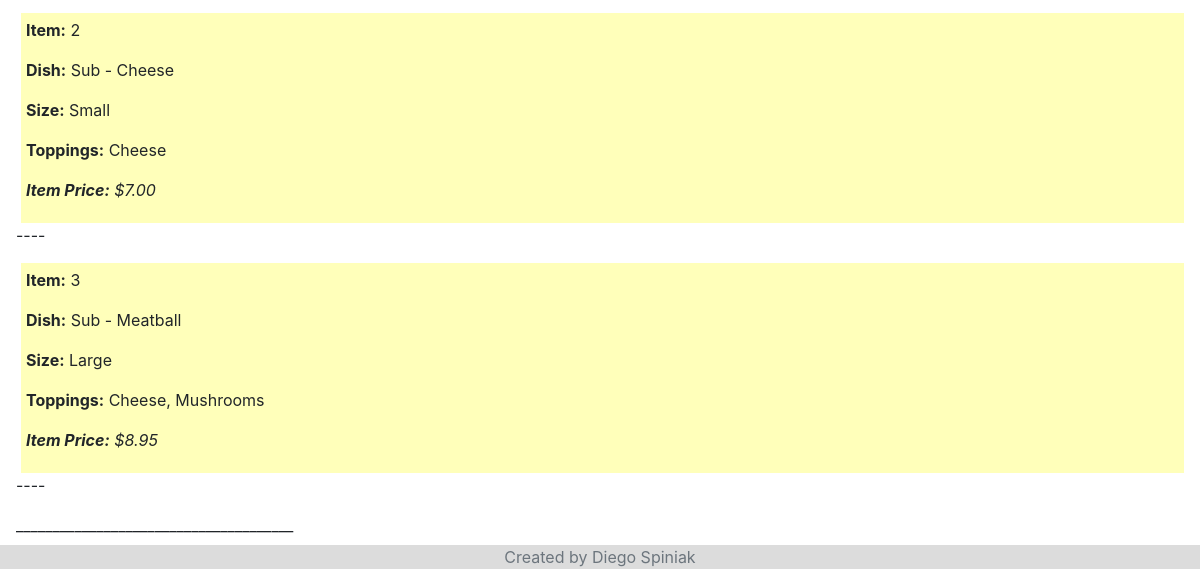
Before: /users_orders (signed in, lower part) with the older database file.
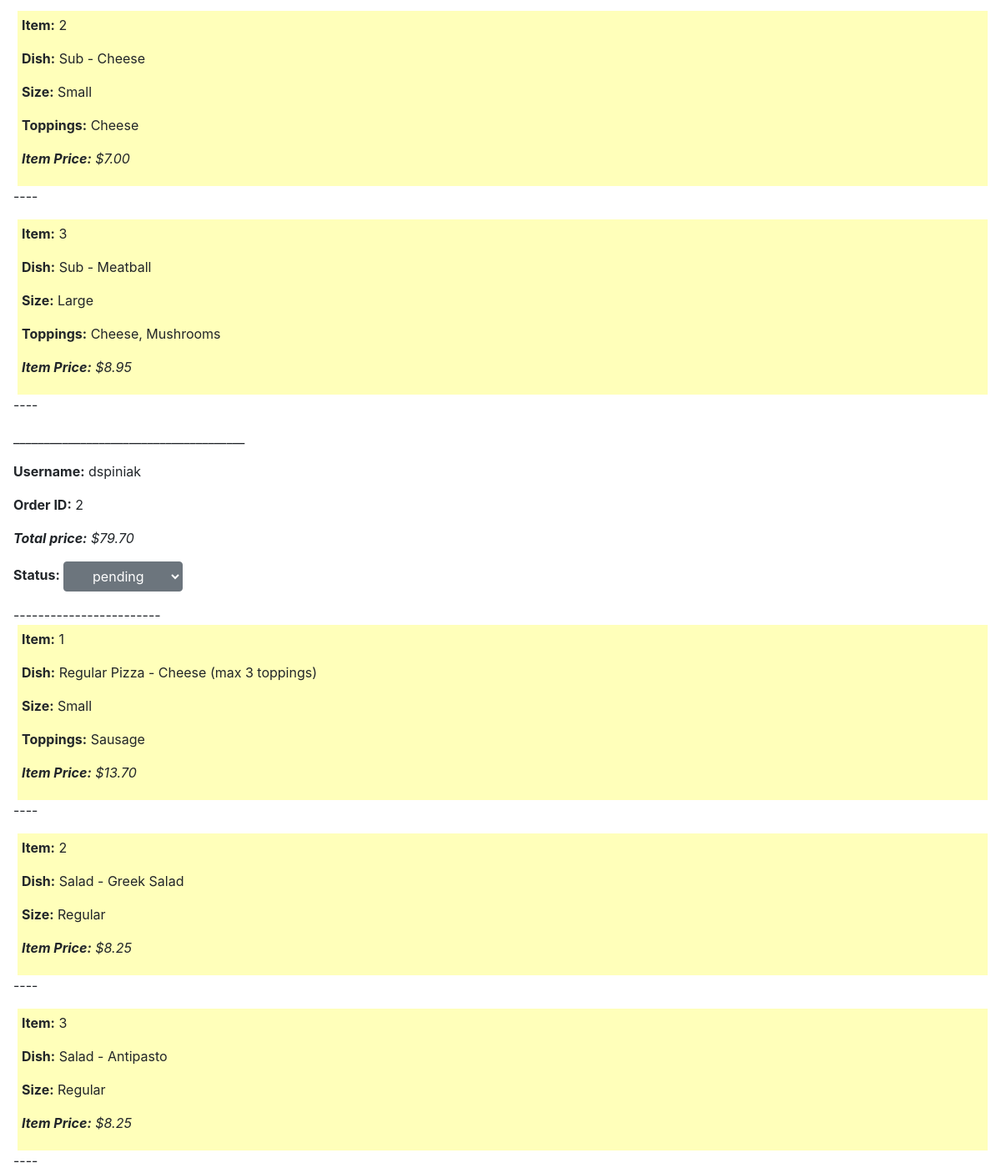
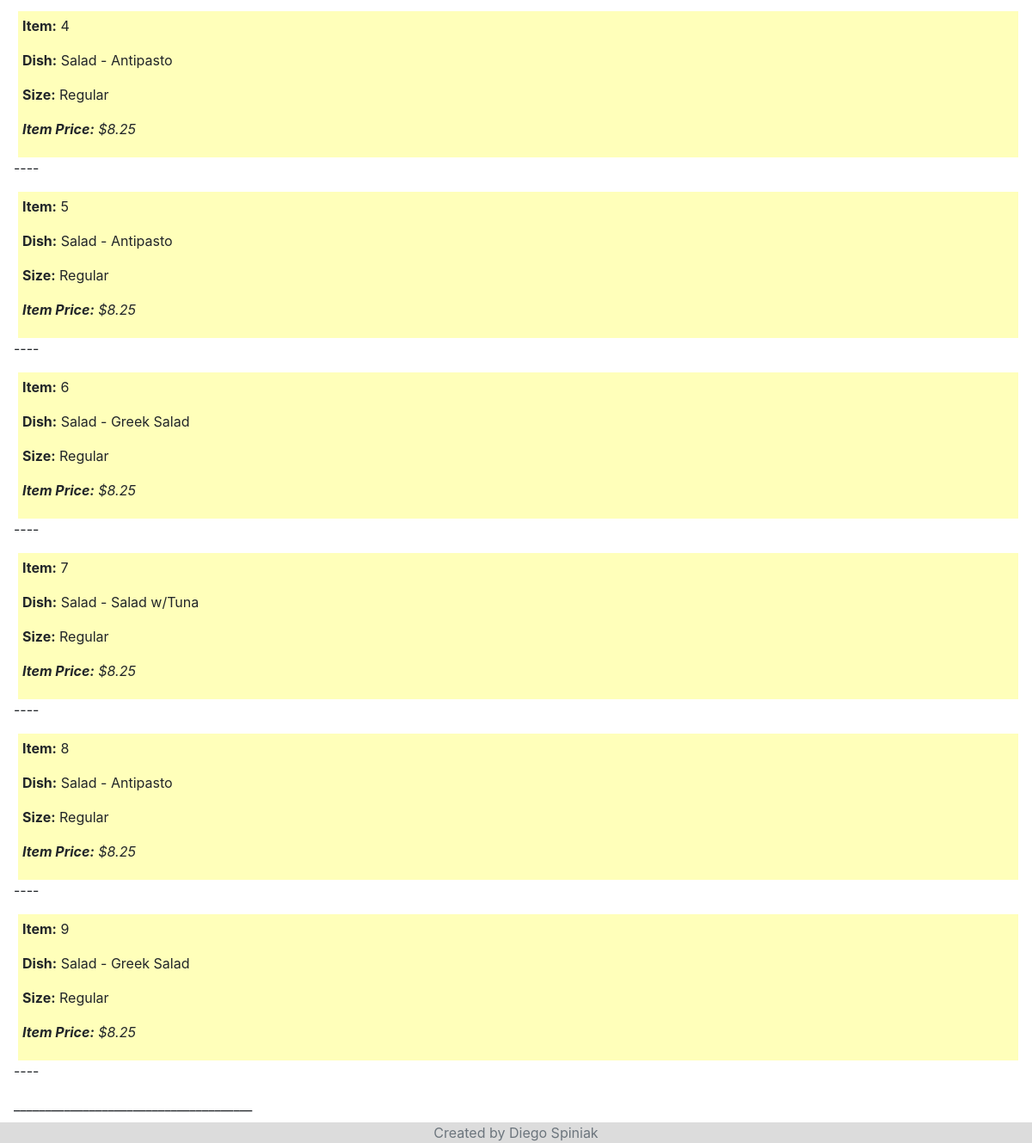
After: the same page with the newer database file (2 pictures, top to bottom).
### orders/models.py (models this page shows, shortened)
class Order(models.Model):
    username = models.ForeignKey(User, on_delete=models.CASCADE)
    food_type = models.ForeignKey(FoodType, on_delete=models.CASCADE)
    size = models.ForeignKey(Size, blank=True, on_delete=models.CASCADE)
    toppings = models.ManyToManyField(Topping, blank=True)
    order_price = models.DecimalField(max_digits=6, decimal_places=2, default=0)

class FoodType(models.Model):
    category = models.CharField(max_length=20)
    base = models.CharField(max_length=30)
    toppings = models.ManyToManyField(Topping, blank=True)
    size = models.ManyToManyField(Size)

class Size(models.Model):
    size = models.CharField(max_length=10)

class Topping(models.Model):
    topping = models.CharField(max_length=20)
    def __str__(self):
        return f"{self.topping}"

class ShoppingCart(models.Model):
    status_choices = (
        ("unconfirmed", "unconfirmed"),
        ("pending", "pending"),
        ("complete", "complete")
    )
    username = models.ForeignKey(User, on_delete=models.CASCADE)
    orders = models.ManyToManyField(Order)
    total_price = models.DecimalField(max_digits=6, decimal_places=2)
    status = models.CharField(
        max_length = 20,
        choices = status_choices,
        default = 'unconfirmed'
        )
    def __str__(self):
        return f"{self.username} has orders. Status {self.status}. Total is ${self.total_price}"

### orders/views.py (the view)
# urls.py: path("users_orders", views.users_orders,name="users_orders"),
def users_orders(request):
    if request.user.is_authenticated and request.user.is_superuser:
        shopping_carts = ShoppingCart.objects.exclude(status="unconfirmed")
        print(f"GOT USERS ORDERS FROM DB: {shopping_carts}")
        status_choices = ShoppingCart.status_choices
        context = {
            "shopping_carts": shopping_carts,
            "status_choices": status_choices
            }
    return render(request, "users_orders.html", context)

### orders/templates/users_orders.html (shortened to what this page needs)
{% extends "base.html" %}
{% load static %}
{% block content %}
  {% if request.user.is_superuser %}
    {% if shopping_carts %}
      <form id="cart_status" method="post">
      {% for shopping_cart in shopping_carts %}
          <p><b>Username:</b> {{ shopping_cart.username }}</p>
          <p><b>Order ID:</b> {{ forloop.counter }} </p>
          <p><b><i>Total price:</b> ${{shopping_cart.total_price}}</i></p>
            <p><b>Status:</b>
            <select id="{{shopping_cart.id}}" name="food_type" class="btn btn-secondary dropdown-toggle" type="select">
            {% for status in status_choices %}
                <option value="{{ status.1 }}" class="input-small"  {% if status.1 == shopping_cart.status %} selected {% endif  %}>{{ status.1}} </option>
            {% endfor %}
            </select>
            </p>
        ------------------------
        {% for order in shopping_cart.orders.all %}
        <div class="order">
        <p><b>Item:</b> {{ forloop.counter }}</p>
          <p><b>Dish:</b> {{order.food_type.category}} - {{order.food_type.base}}</p>
          <p><b>Size:</b> {{order.size.size}}</p>
          {% if order.toppings.all %}
            <p><b>Toppings:</b> {{ order.toppings.all|join:", " }}</p>
          {% endif %}
          <p><b><i>Item Price:</b> ${{order.order_price}}</i></p>
        </div>
        <p> ---- </p>
        {% endfor %}
      <p>______________________________________</p>
      {% endfor %}
      </form>
    {% else %}
      <p>There are no orders placed yet</p>
    {% endif %}
  {% endif %}
{% endblock %}

Changed rows visible on the page:
now on this page (row edited): ShoppingCart: username "dspiniak", total_price "79.70", food_type "pending"
now on this page (row unchanged): Order: food_type.category "Regular Pizza", food_type.base "Cheese (max 3 toppings)", size.size "Small", toppings.all "Sausage", order_price "13.70", shown under "dspiniak"
added Order: food_type.category "Salad", food_type.base "Greek Salad", size.size "Regular", order_price "8.25", shown under "dspiniak"
added Order: food_type.category "Salad", food_type.base "Antipasto", size.size "Regular", order_price "8.25", shown under "dspiniak"
added Order: food_type.category "Salad", food_type.base "Antipasto", size.size "Regular", order_price "8.25", shown under "dspiniak"
added Order: food_type.category "Salad", food_type.base "Antipasto", size.size "Regular", order_price "8.25", shown under "dspiniak"
added Order: food_type.category "Salad", food_type.base "Greek Salad", size.size "Regular", order_price "8.25", shown under "dspiniak"
added Order: food_type.category "Salad", food_type.base "Salad w/Tuna", size.size "Regular", order_price "8.25", shown under "dspiniak"
added Order: food_type.category "Salad", food_type.base "Antipasto", size.size "Regular", order_price "8.25", shown under "dspiniak"
added Order: food_type.category "Salad", food_type.base "Greek Salad", size.size "Regular", order_price "8.25", shown under "dspiniak"
